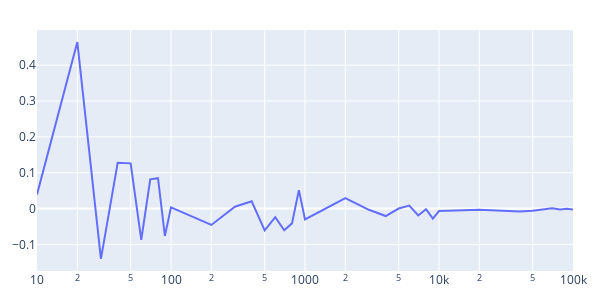

Here is the notebook cell this chart was saved with:
### Markdown cell above
## Experiment 4 Correlation Notes

### Code cell
r_line_exp4 = go.Figure(lineof(x=sample_space, y=r_scores_exp4), layout=default_layout)
r_line_exp4.update_xaxes(type='log')
r_line_exp4

### Figure 1 — Plotly figure (JSON) as saved in the notebook; plotly's stock layout.template omitted (floating-point values rounded to 4 significant figures)
{"data": [{"mode": "lines", "name": "", "type": "scatter", "x": [10, 20, 30, 40, 50, 60, 70, 80, 90, 100, 200, 300, 400, 500, 600, 700, 800, 900, 1000, 2000, 3000, 4000, 5000, 6000, 7000, 8000, 9000, 10000, 20000, 30000, 40000, 50000, 60000, 70000, 80000, 90000, 100000], "y": [0.03917, 0.4643, -0.1407, 0.1276, 0.126, -0.08733, 0.08156, 0.08455, -0.07645, 0.00323, -0.04585, 0.004868, 0.02035, -0.06101, -0.02385, -0.06055, -0.04143, 0.05119, -0.03031, 0.02903, -0.003521, -0.02097, -7.75e-05, 0.008283, -0.01934, -0.002101, -0.02831, -0.00715, -0.00309, -0.006081, -0.008581, -0.005991, -0.001727, 0.0006869, -0.002893, -0.0007589, -0.002832]}], "layout": {"height": 300, "margin": {"b": 20, "l": 20, "r": 20, "t": 30}, "width": 600, "xaxis": {"type": "log"}}}
